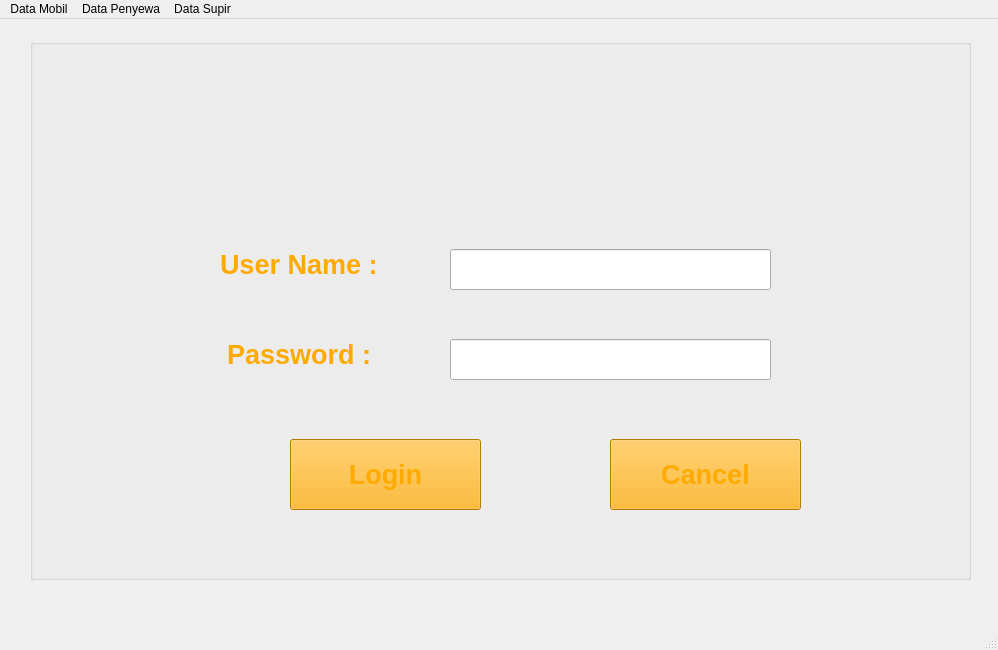
<?xml version="1.0" encoding="UTF-8"?>
<ui version="4.0">
 <class>MainWindow</class>
 <widget class="QMainWindow" name="MainWindow">
  <property name="geometry">
   <rect>
    <x>0</x>
    <y>0</y>
    <width>998</width>
    <height>650</height>
   </rect>
  </property>
  <property name="windowTitle">
   <string>MainWindow</string>
  </property>
  <property name="styleSheet">
   <string notr="true"/>
  </property>
  <widget class="QWidget" name="centralwidget">
   <widget class="QGroupBox" name="groupBox">
    <property name="geometry">
     <rect>
      <x>30</x>
      <y>20</y>
      <width>941</width>
      <height>541</height>
     </rect>
    </property>
    <property name="styleSheet">
     <string notr="true">background-image: url(:/res/logo.png);</string>
    </property>
    <property name="title">
     <string/>
    </property>
    <widget class="QLabel" name="label">
     <property name="geometry">
      <rect>
       <x>190</x>
       <y>190</y>
       <width>211</width>
       <height>71</height>
      </rect>
     </property>
     <property name="font">
      <font>
       <pointsize>20</pointsize>
       <bold>true</bold>
      </font>
     </property>
     <property name="styleSheet">
      <string notr="true">color: rgb(255, 170, 0);</string>
     </property>
     <property name="text">
      <string>User Name :</string>
     </property>
    </widget>
    <widget class="QLabel" name="label_2">
     <property name="geometry">
      <rect>
       <x>130</x>
       <y>280</y>
       <width>211</width>
       <height>71</height>
      </rect>
     </property>
     <property name="font">
      <font>
       <pointsize>20</pointsize>
       <bold>true</bold>
      </font>
     </property>
     <property name="styleSheet">
      <string notr="true">color: rgb(255, 170, 0);</string>
     </property>
     <property name="text">
      <string>Password :</string>
     </property>
     <property name="alignment">
      <set>Qt::AlignRight|Qt::AlignTrailing|Qt::AlignVCenter</set>
     </property>
    </widget>
    <widget class="QLineEdit" name="lineEdit_User_Name">
     <property name="geometry">
      <rect>
       <x>420</x>
       <y>210</y>
       <width>321</width>
       <height>41</height>
      </rect>
     </property>
     <property name="font">
      <font>
       <pointsize>15</pointsize>
       <bold>true</bold>
      </font>
     </property>
     <property name="styleSheet">
      <string notr="true">color: rgb(0, 0, 0);</string>
     </property>
    </widget>
    <widget class="QLineEdit" name="lineEdit_Password">
     <property name="geometry">
      <rect>
       <x>420</x>
       <y>300</y>
       <width>321</width>
       <height>41</height>
      </rect>
     </property>
     <property name="font">
      <font>
       <pointsize>15</pointsize>
       <bold>true</bold>
      </font>
     </property>
     <property name="styleSheet">
      <string notr="true">color: rgb(0, 0, 0);</string>
     </property>
     <property name="echoMode">
      <enum>QLineEdit::Password</enum>
     </property>
    </widget>
    <widget class="QPushButton" name="pushButton_Login">
     <property name="geometry">
      <rect>
       <x>260</x>
       <y>400</y>
       <width>191</width>
       <height>71</height>
      </rect>
     </property>
     <property name="font">
      <font>
       <pointsize>20</pointsize>
       <bold>true</bold>
      </font>
     </property>
     <property name="styleSheet">
      <string notr="true">color: rgb(255, 170, 0);
background-color: rgb(255, 170, 0);</string>
     </property>
     <property name="text">
      <string>Login</string>
     </property>
    </widget>
    <widget class="QPushButton" name="pushButton_Cancel">
     <property name="geometry">
      <rect>
       <x>580</x>
       <y>400</y>
       <width>191</width>
       <height>71</height>
      </rect>
     </property>
     <property name="font">
      <font>
       <pointsize>20</pointsize>
       <bold>true</bold>
      </font>
     </property>
     <property name="styleSheet">
      <string notr="true">color: rgb(255, 170, 0);
background-color: rgb(255, 170, 0);</string>
     </property>
     <property name="text">
      <string>Cancel</string>
     </property>
    </widget>
    <zorder>lineEdit_User_Name</zorder>
    <zorder>lineEdit_Password</zorder>
    <zorder>pushButton_Login</zorder>
    <zorder>pushButton_Cancel</zorder>
    <zorder>label</zorder>
    <zorder>label_2</zorder>
   </widget>
  </widget>
  <widget class="QStatusBar" name="statusbar"/>
  <widget class="QMenuBar" name="menubar">
   <property name="enabled">
    <bool>true</bool>
   </property>
   <property name="geometry">
    <rect>
     <x>0</x>
     <y>0</y>
     <width>998</width>
     <height>25</height>
    </rect>
   </property>
   <widget class="QMenu" name="menuData_Mobil">
    <property name="title">
     <string>Data Mobil</string>
    </property>
   </widget>
   <widget class="QMenu" name="menuData_Penyewa">
    <property name="title">
     <string>Data Penyewa</string>
    </property>
   </widget>
   <widget class="QMenu" name="menuData_Supir">
    <property name="title">
     <string>Data Supir</string>
    </property>
   </widget>
   <addaction name="menuData_Mobil"/>
   <addaction name="menuData_Penyewa"/>
   <addaction name="menuData_Supir"/>
  </widget>
 </widget>
 <resources/>
 <connections/>
</ui>
